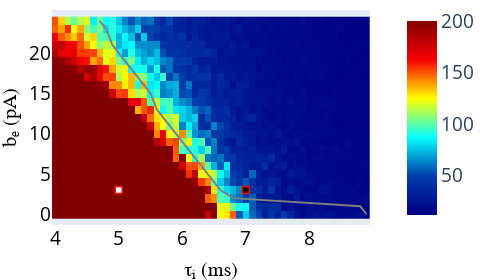

Notebook cell for this chart:
### Code cell
plot_heatmap_survival(mean_array_2, taus, tau_v, bvals , bthr,load = load, save_im=False, z_max=200, precalc=True, line_color='gray', colorscale='jet')

### Figure 1 — Plotly figure (JSON) as saved in the notebook; plotly's stock layout.template omitted (floating-point values rounded to 4 significant figures; data arrays with more than 128 entries replaced by an {"elided": "..."} marker saying what was removed)
{"data": [{"colorbar": {"tickcolor": "black", "tickfont": {"size": 19}}, "colorscale": [[0, "rgb(0,0,131)"], [0.2, "rgb(0,60,170)"], [0.4, "rgb(5,255,255)"], [0.6, "rgb(255,255,0)"], [0.8, "rgb(250,0,0)"], [1, "rgb(128,0,0)"]], "type": "heatmap", "x": [4.0, 4.1, 4.2, 4.3, 4.4, 4.5, 4.6, 4.7, 4.8, 4.9, 5.0, 5.1, 5.2, 5.3, 5.4, 5.5, 5.6, 5.7, 5.8, 5.9, 6.0, 6.1, 6.2, 6.3, 6.4, 6.5, 6.6, 6.7, 6.8, 6.9, 7.0, 7.1, 7.2, 7.3, 7.4, 7.5, 7.6, 7.7, 7.8, 7.9, 8.0, 8.1, 8.2, 8.3, 8.4, 8.5, 8.6, 8.7, 8.8, 8.9], "y": [0, 1, 2, 3, 4, 5, 6, 7, 8, 9, 10, 11, 12, 13, 14, 15, 16, 17, 18, 19, 20, 21, 22, 23, 24], "z": {"elided": "25x50 float values"}, "zmax": 200, "zmin": 12}, {"line": {"color": "gray", "width": 2}, "mode": "lines", "showlegend": false, "type": "scatter", "x": [4.7, 4.8, 4.9, 5.0, 5.1, 5.2, 5.3, 5.4, 5.5, 5.6, 5.7, 5.8, 5.9, 6.0, 6.1, 6.2, 6.3, 6.4, 6.5, 6.6, 6.8, 6.8, 8.8, 8.9, 8.9, 8.9, 8.9, 8.9, 8.9, 8.9, 8.9, 8.9, 8.9, 8.8, 8.9, 8.9, 8.9, 8.9, 8.9, 8.9, 8.9, 8.8, 8.9], "xaxis": "x", "y": [24, 23.0, 21, 20, 19, 18, 17, 16, 15, 13, 12, 11, 10, 9, 8, 7, 6, 5, 4, 3, 2, 2, 1, 0, 0, 0, 0, 0, 0, 0, 0, 0, 0, 1, 0, 0, 0, 0, 0, 0, 0, 1, 0], "yaxis": "y"}, {"marker": {"color": "white", "line": {"color": "red", "width": 1.5}, "size": 7, "symbol": "square"}, "mode": "markers", "showlegend": false, "type": "scatter", "x": [5], "y": [3]}, {"marker": {"color": "black", "line": {"color": "red", "width": 1.5}, "size": 7, "symbol": "square"}, "mode": "markers", "showlegend": false, "type": "scatter", "x": [7], "y": [3]}], "layout": {"coloraxis": {"colorbar": {"title": {"side": "right"}, "x": -0.55, "y": 0.35}}, "height": 280, "margin": {"b": 0, "l": 0, "r": 0, "t": 0}, "width": 480, "xaxis": {"anchor": "y", "domain": [0, 0.94], "nticks": 10, "showgrid": false, "tickfont": {"color": "black", "size": 19}, "title": {"font": {"color": "black", "family": "Arial, sans-serif", "size": 20}, "text": "τᵢ (ms)"}}, "yaxis": {"anchor": "x", "domain": [0, 1], "nticks": 10, "showgrid": false, "tickfont": {"color": "black", "size": 19}, "title": {"font": {"color": "black", "family": "Arial, sans-serif", "size": 20}, "text": "bₑ (pA)"}}, "yaxis2": {"anchor": "x", "overlaying": "y", "showgrid": false, "side": "right", "title": {"font": {"color": "black", "family": "Arial, sans-serif", "size": 20}, "text": "bₑ (pA)"}}}}
